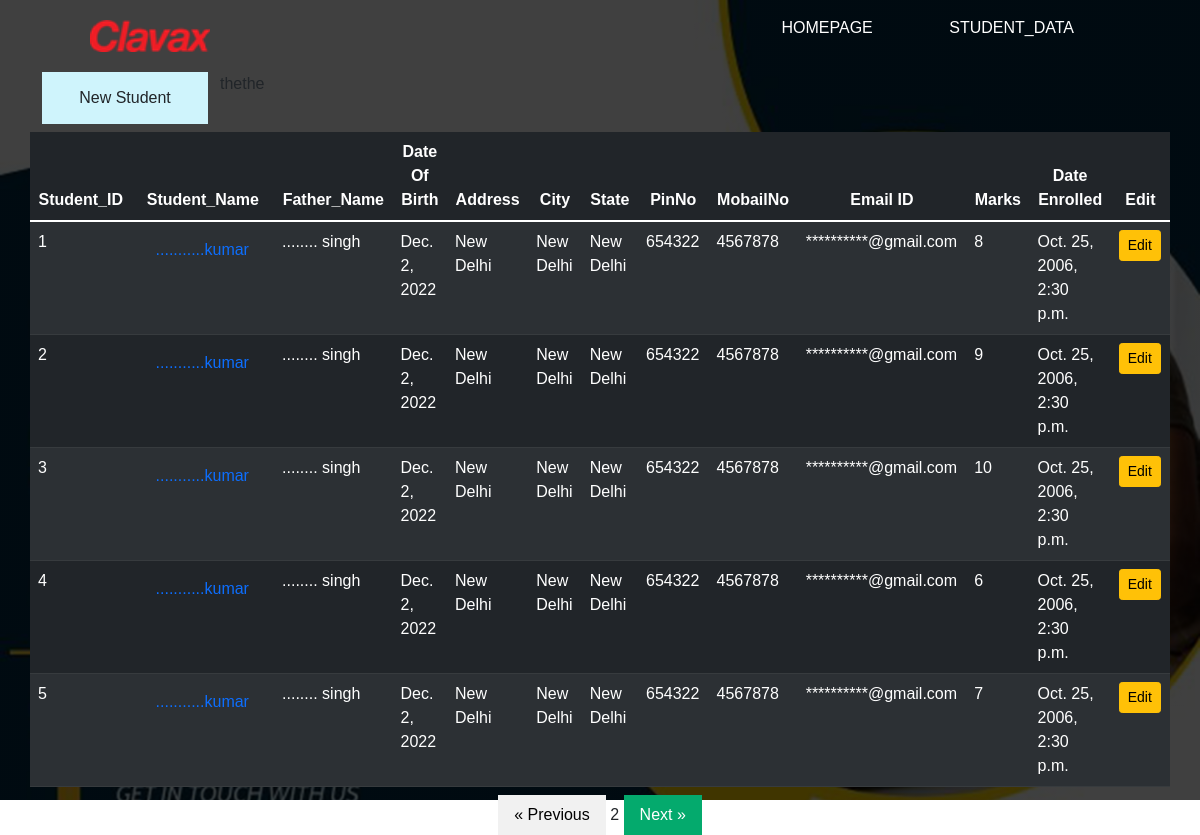
/stu_data?page=2, run on the app's committed database.
### enrolment_app/models.py (models this page shows)
class Student_data(models.Model):
    student_name=models.CharField(max_length=70)
    father_name=models.CharField(max_length=70)
    dob=models.DateField(null=True,blank=True)
    address=models.CharField(max_length=70)
    city=models.CharField(max_length=70)
    state=models.CharField(max_length=70)
    pinno=models.IntegerField()
    mobailno = models.IntegerField(default='+91',validators=[MaxValueValidator(9999999999)])
    email=models.EmailField(max_length=100)
    class_opted=models.IntegerField()
    marks=models.FloatField(null=True,blank=True)
    date_enrolled=models.DateTimeField(null=True,blank=True)

### enrolment_app/views.py (the view)
# urls.py: path('stu_data',views.StudetdataView.as_view(),name="stu_data"),
class StudetdataView(View):
    template_name="student_data.html"
    def get(self,request):
        Stu_id = Student_data.objects.all()
        paginator = Paginator(Stu_id, 5)  # Show 10 contacts per page.
        page_number = request.GET.get('page')
        page_obj = paginator.get_page(page_number)
        return render(request,self.template_name,{'page_obj':page_obj})

### enrolment_app/templates/student_data.html (shortened to what this page needs)
{% extends 'home.html' %} {% load static %} {% block content %}
<div class=col-sm-2>
    <h4 class="text-center alert-info">
        <a href="{% url 'stu_form' %}" class="btn">
            <div class="text-right">
                <button type="button" class="btn btn-primary-right">New Student</button>
            </div>
        </a>
    </h4>
</div>
<table class="table mb-2 table-dark table-striped">
    <thead>
        {% if page_obj %}
        <tr class="text-center">
            <th scope="col" style="width:2%">Student_ID</th>
            <th scope="col" style="width:2%">Student_Name</th>thethe
            <th scope="col" style="width:2%">Father_Name</th>
            <th scope="col" style="width:2%">Date Of Birth</th>
            <th scope="col" style="width:2%">Address</th>
            <th scope="col" style="width:2%">City</th>
            <th scope="col" style="width:2%">State</th>
            <th scope="col" style="width:2%">PinNo</th>
            <th scope="col" style="width:2%">MobailNo</th>
            <th scope="col" style="width:2%">Email ID</th>
            <th scope="col" style="width:2%">Marks</th>
            <th scope="col" style="width:2%">Date Enrolled</th>
            <th scope="col" style="width:2%">Edit</th>
        </tr>
    </thead>
    <tbody>
        {% for post in page_obj %}
        <tr>
            <td>{{forloop.counter}}</td>
            <td><a href="{% url 'show_data' post.id %}">{{post.student_name}}</a></td>
            <td>{{post.father_name}}</td>
            <td>{{post.dob}}</td>
            <td>{{post.address}}</td>
            <td>{{post.city}}</td>
            <td>{{post.state}}</td>
            <td>{{post.pinno}}</td>
            <td>{{post.mobailno}}</td>
            <td>{{post.email}}</td>
            <td>{{post.class_opted}}</td>
            <td>{{post.date_enrolled}}</td>
            <td>
                <a href="{% url 'Update_post' post.id %}" class="btn btn-warning btn-sm">Edit</a>
            </td>
        </tr>
        {% endfor %}
    </tbody>
</table>
<center>
    {%if page_obj.has_previous %}
    <a href="?page={{page_obj.previous_page_number}}" class="previous">&laquo; Previous
    </a>  {% endif %}
    <span>{{page_obj.number}}</span>  {%if page_obj.has_next %}
    <a href="?page={{page_obj.next_page_number}}" class="next">Next &raquo;</a>  {% endif %}
</center>
{% else %}
<h4 class="text-center alert alert-info mt-3">No Recoards </h4>
{% endif %} {% endblock content %}

### enrolment_app/static/css/styles.css (style rules this page uses)
* { margin: 0; padding: 0; font-family: sans-serif; }

### enrolment_app/templates/student_data.html (style rules this page uses)
a { text-decoration: none; display: inline-block; padding: 8px 16px; }
.previous { background-color: #f1f1f1; color: black; }
.next { background-color: #04AA6D; color: white; }

### data on the page
Student_data: student_name "...........kumar", father_name "........ singh", dob "Dec. 2, 2022", address "New Delhi", city "New Delhi", state "New Delhi", pinno "654322", mobailno "4567878", email "**********@gmail.com", class_opted "8", date_enrolled "Oct. 25, 2006, 2:30 p.m."
Student_data: student_name "...........kumar", father_name "........ singh", dob "Dec. 2, 2022", address "New Delhi", city "New Delhi", state "New Delhi", pinno "654322", mobailno "4567878", email "**********@gmail.com", class_opted "9", date_enrolled "Oct. 25, 2006, 2:30 p.m."
Student_data: student_name "...........kumar", father_name "........ singh", dob "Dec. 2, 2022", address "New Delhi", city "New Delhi", state "New Delhi", pinno "654322", mobailno "4567878", email "**********@gmail.com", class_opted "10", date_enrolled "Oct. 25, 2006, 2:30 p.m."
Student_data: student_name "...........kumar", father_name "........ singh", dob "Dec. 2, 2022", address "New Delhi", city "New Delhi", state "New Delhi", pinno "654322", mobailno "4567878", email "**********@gmail.com", class_opted "6", date_enrolled "Oct. 25, 2006, 2:30 p.m."
Student_data: student_name "...........kumar", father_name "........ singh", dob "Dec. 2, 2022", address "New Delhi", city "New Delhi", state "New Delhi", pinno "654322", mobailno "4567878", email "**********@gmail.com", class_opted "7", date_enrolled "Oct. 25, 2006, 2:30 p.m."

### other printed values
{{ page_obj.number }} "2"
